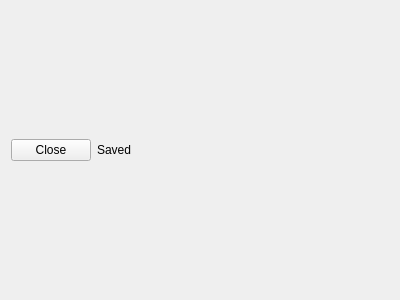
<?xml version="1.0" encoding="UTF-8"?>
<ui version="4.0">
 <class>ParamPollWdgtDad</class>
 <widget class="QWidget" name="ParamPollWdgtDad">
  <property name="geometry">
   <rect>
    <x>0</x>
    <y>0</y>
    <width>400</width>
    <height>300</height>
   </rect>
  </property>
  <property name="windowTitle">
   <string>Form</string>
  </property>
  <layout class="QVBoxLayout" name="verticalLayout_2">
   <item>
    <layout class="QHBoxLayout" name="horizontalLayout">
     <item>
      <widget class="QPushButton" name="pushButton">
       <property name="text">
        <string>Close</string>
       </property>
       <property name="icon">
        <iconset resource="../../../../Matilda-units/gui/image-and-font/res.qrc">
         <normaloff>:/katynko/svg/window-close.svg</normaloff>:/katynko/svg/window-close.svg</iconset>
       </property>
       <property name="shortcut">
        <string>Esc</string>
       </property>
      </widget>
     </item>
     <item>
      <widget class="QLabel" name="lblSaved">
       <property name="text">
        <string>Saved</string>
       </property>
      </widget>
     </item>
     <item>
      <spacer name="horizontalSpacer">
       <property name="orientation">
        <enum>Qt::Horizontal</enum>
       </property>
       <property name="sizeHint" stdset="0">
        <size>
         <width>40</width>
         <height>20</height>
        </size>
       </property>
      </spacer>
     </item>
    </layout>
   </item>
   <item>
    <layout class="QVBoxLayout" name="vl4wdgt"/>
   </item>
  </layout>
 </widget>
 <resources>
  <include location="../../../../Matilda-units/gui/image-and-font/res.qrc"/>
 </resources>
 <connections/>
</ui>
